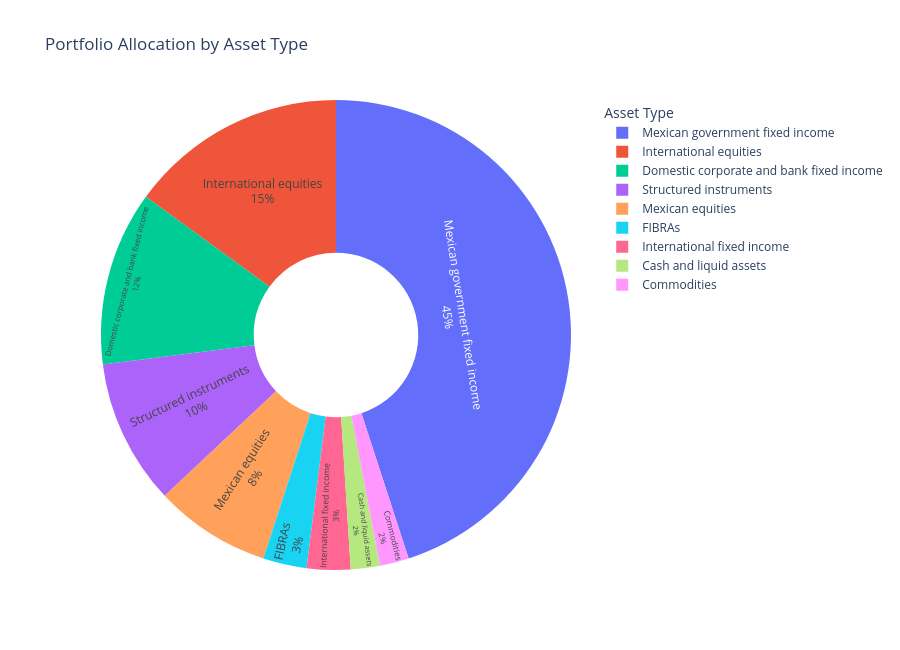

Write notebook code for a chart like this one.
### Markdown cell above
## 11. Gráficas interactivas con Plotly

### Code cell
# ============================================================
# Gráfico pastel interactivo: ponderación por tipo de activo
# ============================================================

import plotly.graph_objects as go

pie_data = (
    portfolio_assets
    .groupby("Sleeve", as_index=False)
    .agg(
        Weight=("Weight", "sum"),
        Amount_MXN=("Amount MXN", "sum"),
        Assets=("ISIN", "count")
    )
    .sort_values("Weight", ascending=False)
)

pie_data["Weight %"] = pie_data["Weight"] * 100

pie_data["Hover_Text"] = (
    "<b>" + pie_data["Sleeve"].astype(str) + "</b><br>" +
    "Weight: " + pie_data["Weight %"].round(2).astype(str) + "%<br>" +
    "Amount MXN: $" + pie_data["Amount_MXN"].round(0).map("{:,.0f}".format) + "<br>" +
    "Assets: " + pie_data["Assets"].astype(int).astype(str)
)

fig = go.Figure(
    data=[
        go.Pie(
            labels=pie_data["Sleeve"],
            values=pie_data["Weight"],
            hole=0.35,
            textinfo="percent+label",
            textposition="inside",
            hoverinfo="text",
            hovertext=pie_data["Hover_Text"]
        )
    ]
)

fig.update_layout(
    title="Portfolio Allocation by Asset Type",
    width=900,
    height=650,
    legend_title_text="Asset Type"
)

fig.show()
display(pie_data)

### Figure 1 — Plotly figure (JSON) as saved in the notebook; plotly's stock layout.template omitted (floating-point values rounded to 4 significant figures)
{"data": [{"hole": 0.35, "hoverinfo": "text", "hovertext": ["<b>Mexican government fixed income</b><br>Weight: 45.0%<br>Amount MXN: $22,500,000,000<br>Assets: 18", "<b>International equities</b><br>Weight: 15.0%<br>Amount MXN: $7,500,000,000<br>Assets: 3", "<b>Domestic corporate and bank fixed income</b><br>Weight: 12.0%<br>Amount MXN: $6,000,000,000<br>Assets: 30", "<b>Structured instruments</b><br>Weight: 10.0%<br>Amount MXN: $5,000,000,000<br>Assets: 2", "<b>Mexican equities</b><br>Weight: 8.0%<br>Amount MXN: $4,000,000,000<br>Assets: 2", "<b>FIBRAs</b><br>Weight: 3.0%<br>Amount MXN: $1,500,000,000<br>Assets: 2", "<b>International fixed income</b><br>Weight: 3.0%<br>Amount MXN: $1,500,000,000<br>Assets: 2", "<b>Cash and liquid assets</b><br>Weight: 2.0%<br>Amount MXN: $1,000,000,000<br>Assets: 2", "<b>Commodities</b><br>Weight: 2.0%<br>Amount MXN: $1,000,000,000<br>Assets: 3"], "labels": ["Mexican government fixed income", "International equities", "Domestic corporate and bank fixed income", "Structured instruments", "Mexican equities", "FIBRAs", "International fixed income", "Cash and liquid assets", "Commodities"], "textinfo": "percent+label", "textposition": "inside", "type": "pie", "values": [0.45, 0.15, 0.12, 0.1, 0.08, 0.03, 0.03, 0.02, 0.02]}], "layout": {"height": 650, "legend": {"title": {"text": "Asset Type"}}, "title": {"text": "Portfolio Allocation by Asset Type"}, "width": 900}}
